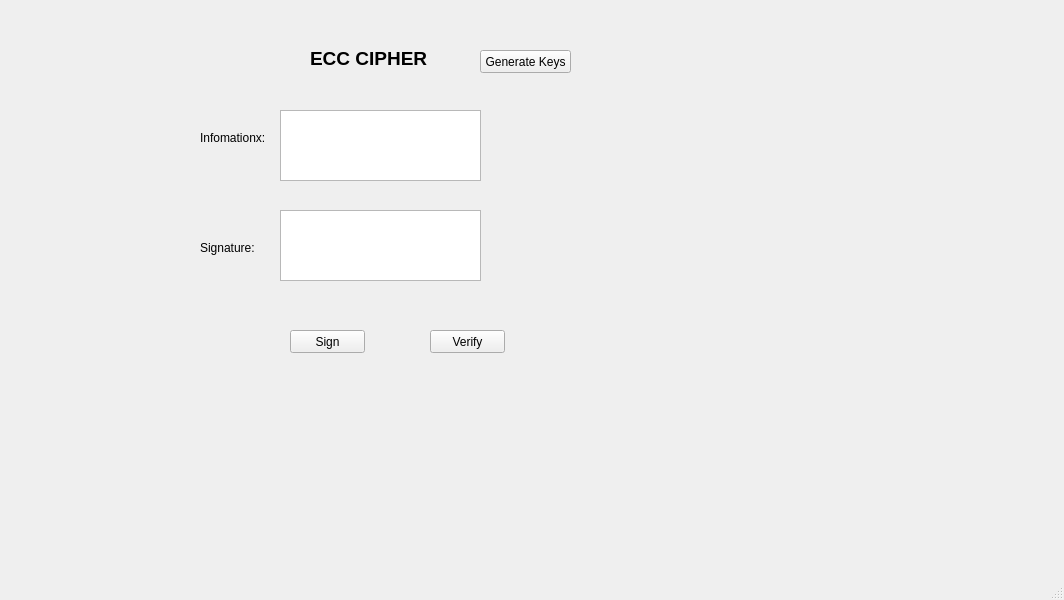
<?xml version="1.0" encoding="UTF-8"?>
<ui version="4.0">
 <class>MainWindow</class>
 <widget class="QMainWindow" name="MainWindow">
  <property name="geometry">
   <rect>
    <x>0</x>
    <y>0</y>
    <width>1064</width>
    <height>600</height>
   </rect>
  </property>
  <property name="windowTitle">
   <string>MainWindow</string>
  </property>
  <widget class="QWidget" name="centralwidget">
   <widget class="QLabel" name="label">
    <property name="geometry">
     <rect>
      <x>310</x>
      <y>50</y>
      <width>141</width>
      <height>16</height>
     </rect>
    </property>
    <property name="font">
     <font>
      <pointsize>14</pointsize>
      <weight>75</weight>
      <bold>true</bold>
     </font>
    </property>
    <property name="text">
     <string>ECC CIPHER</string>
    </property>
   </widget>
   <widget class="QPlainTextEdit" name="plainTextEdit_3">
    <property name="geometry">
     <rect>
      <x>280</x>
      <y>110</y>
      <width>201</width>
      <height>71</height>
     </rect>
    </property>
   </widget>
   <widget class="QPlainTextEdit" name="plainTextEdit_4">
    <property name="geometry">
     <rect>
      <x>280</x>
      <y>210</y>
      <width>201</width>
      <height>71</height>
     </rect>
    </property>
   </widget>
   <widget class="QLabel" name="label_4">
    <property name="geometry">
     <rect>
      <x>200</x>
      <y>130</y>
      <width>71</width>
      <height>16</height>
     </rect>
    </property>
    <property name="text">
     <string>Infomationx:</string>
    </property>
   </widget>
   <widget class="QLabel" name="label_5">
    <property name="geometry">
     <rect>
      <x>200</x>
      <y>240</y>
      <width>61</width>
      <height>16</height>
     </rect>
    </property>
    <property name="text">
     <string>Signature:</string>
    </property>
   </widget>
   <widget class="QPushButton" name="btn_sign">
    <property name="geometry">
     <rect>
      <x>290</x>
      <y>330</y>
      <width>75</width>
      <height>23</height>
     </rect>
    </property>
    <property name="text">
     <string>Sign</string>
    </property>
   </widget>
   <widget class="QPushButton" name="btn_verify">
    <property name="geometry">
     <rect>
      <x>430</x>
      <y>330</y>
      <width>75</width>
      <height>23</height>
     </rect>
    </property>
    <property name="text">
     <string>Verify</string>
    </property>
   </widget>
   <widget class="QPushButton" name="btn_gen_keys">
    <property name="geometry">
     <rect>
      <x>480</x>
      <y>50</y>
      <width>91</width>
      <height>23</height>
     </rect>
    </property>
    <property name="text">
     <string>Generate Keys</string>
    </property>
   </widget>
  </widget>
  <widget class="QMenuBar" name="menubar">
   <property name="geometry">
    <rect>
     <x>0</x>
     <y>0</y>
     <width>1064</width>
     <height>21</height>
    </rect>
   </property>
  </widget>
  <widget class="QStatusBar" name="statusbar"/>
 </widget>
 <resources/>
 <connections/>
</ui>
